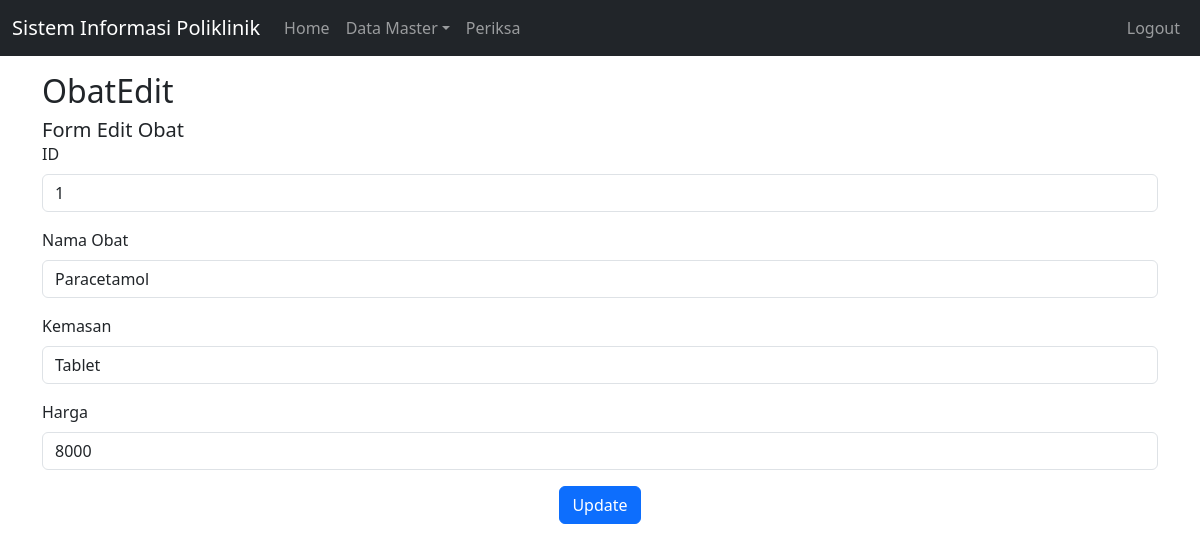
The page /index.php?page=obatEdit&id=1 (signed in) on the database its author committed.
### tables this page shows
CREATE TABLE `obat` (
  `id` int(11) NOT NULL,
  `nama_obat` varbinary(50) NOT NULL,
  `kemasan` varchar(35) NOT NULL,
  `harga` int(11) NOT NULL
);

### obatEdit.php (the view)
<?php
    include 'koneksi.php';
    $id=$_GET['id'];
    $sql="select * from obat where id='$id'";
    $hasil=$conn->query($sql);
    while($row=$hasil->fetch_assoc()){
        $nama_obat=$row['nama_obat'];
        $kemasan=$row['kemasan'];
        $harga=$row['harga'];
    }
?>
<h5 class="card-title">Form Edit Obat</h5>
<form action="obatUpdate.php" class="row g-3" method="post" enctype="multipart/form-data">
    <div class="col-12">
        <label for="id" class="form-label">ID</label>
        <input type="text" class="form-control" id="id" name="id" value="<?=$id;?>" readonly>
    </div>
    <div class="col-12">
        <label for="tnama" class="form-label">Nama Obat</label>
        <input type="text" class="form-control" id="tnama" name="newNamaObat" value="<?=$nama_obat;?>">
    </div>
    <div class="col-12">
        <label for="talamat" class="form-label">Kemasan</label>
        <input type="text" class="form-control" id="talamat" name="newKemasan" value="<?=$kemasan;?>">
    </div>
    <div class="col-12">
        <label for="tHp" class="form-label">Harga</label>
        <input type="text" class="form-control" id="tHp" name="newHarga" value="<?=$harga;?>">
    </div>
    <div class="text-center">
        <button type="submit" class="btn btn-primary" value="Update">Update</button>
    </div>
</form>

### rows shown on the page
obat: newNamaObat "Paracetamol", newKemasan "Tablet", newHarga "8000"

### other values the page prints
$_GET['page'] "ObatEdit"
